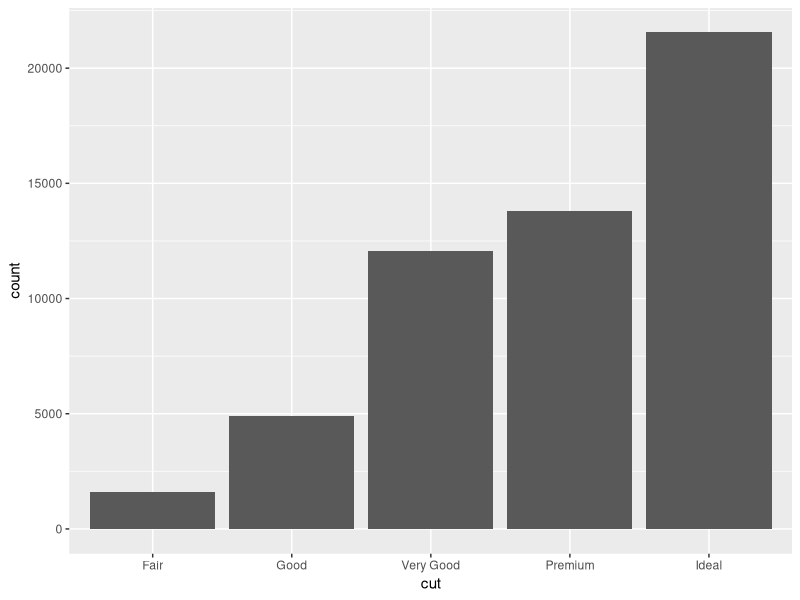
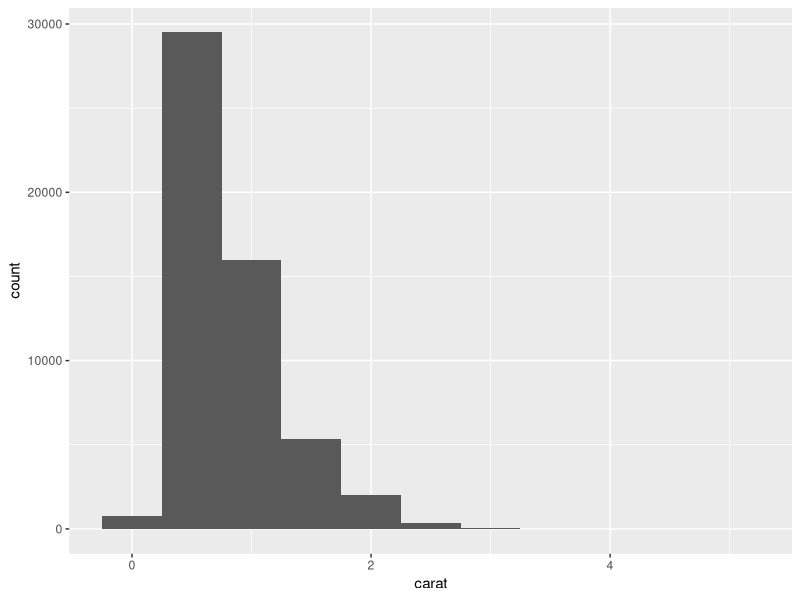
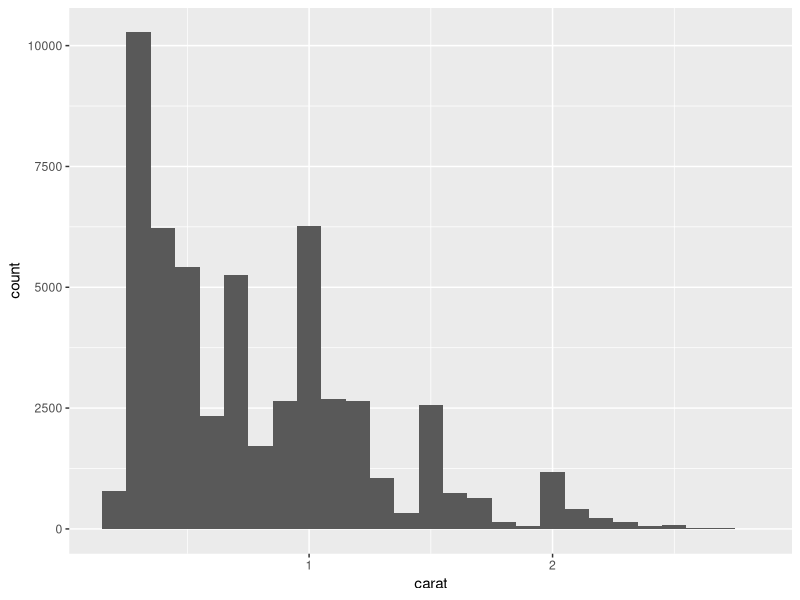
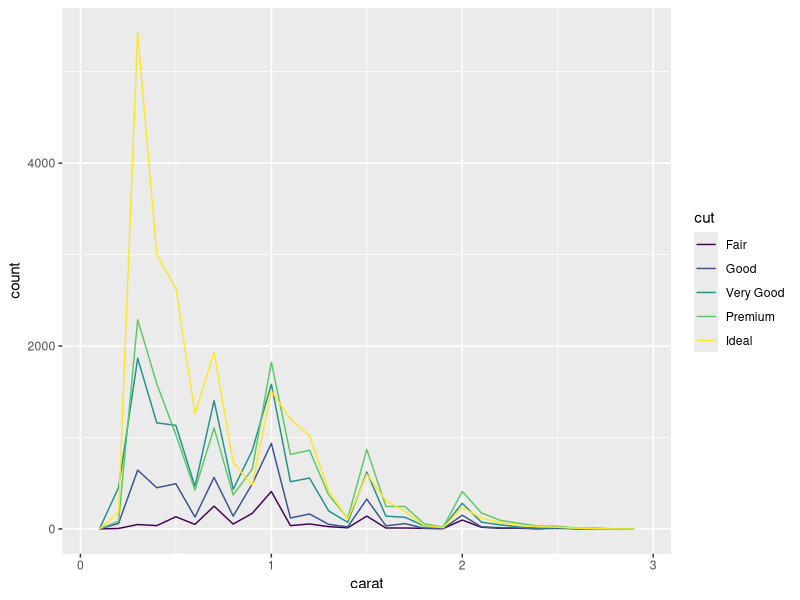
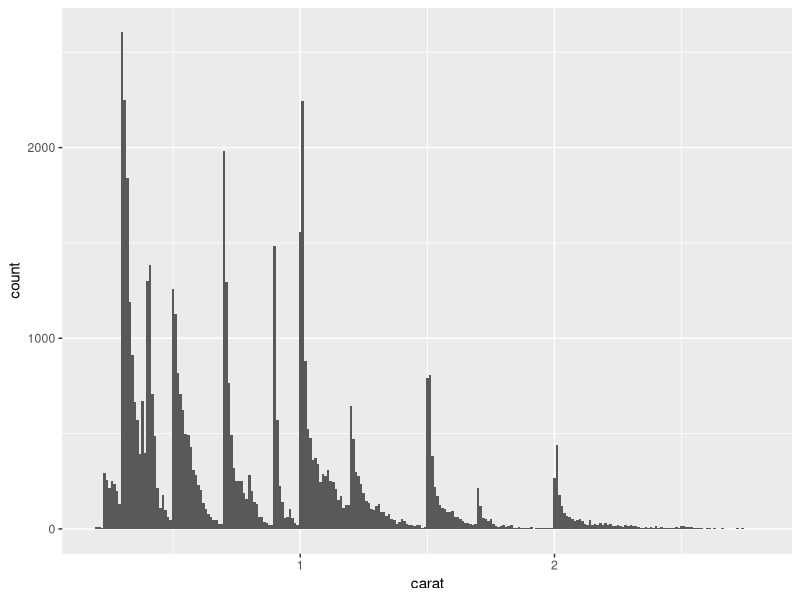

The R script that drew these images, in order:
library(tidyverse)

ggplot(data = diamonds) +
  geom_bar(mapping = aes(x = cut))

diamonds %>%
  count(cut)

ggplot(data = diamonds) +
  geom_histogram(mapping = aes(x = carat), binwidth = 0.5)

smaller <- diamonds %>%
  filter(carat < 3)

ggplot(data = smaller, mapping = aes(x = carat)) +
  geom_histogram(binwidth = 0.1)

ggplot(data = smaller, mapping = aes(x = carat, colour = cut)) +
  geom_freqpoly(binwidth = 0.1)

ggplot(data = smaller, mapping = aes(x = carat)) +
  geom_histogram(binwidth = 0.01)
